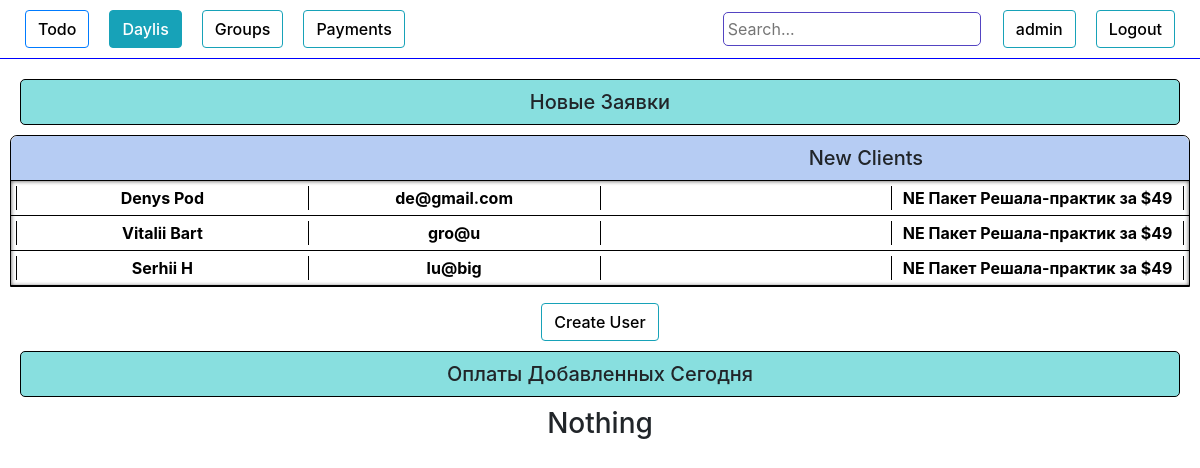
Before: /staff/ (signed in) with the older database file.
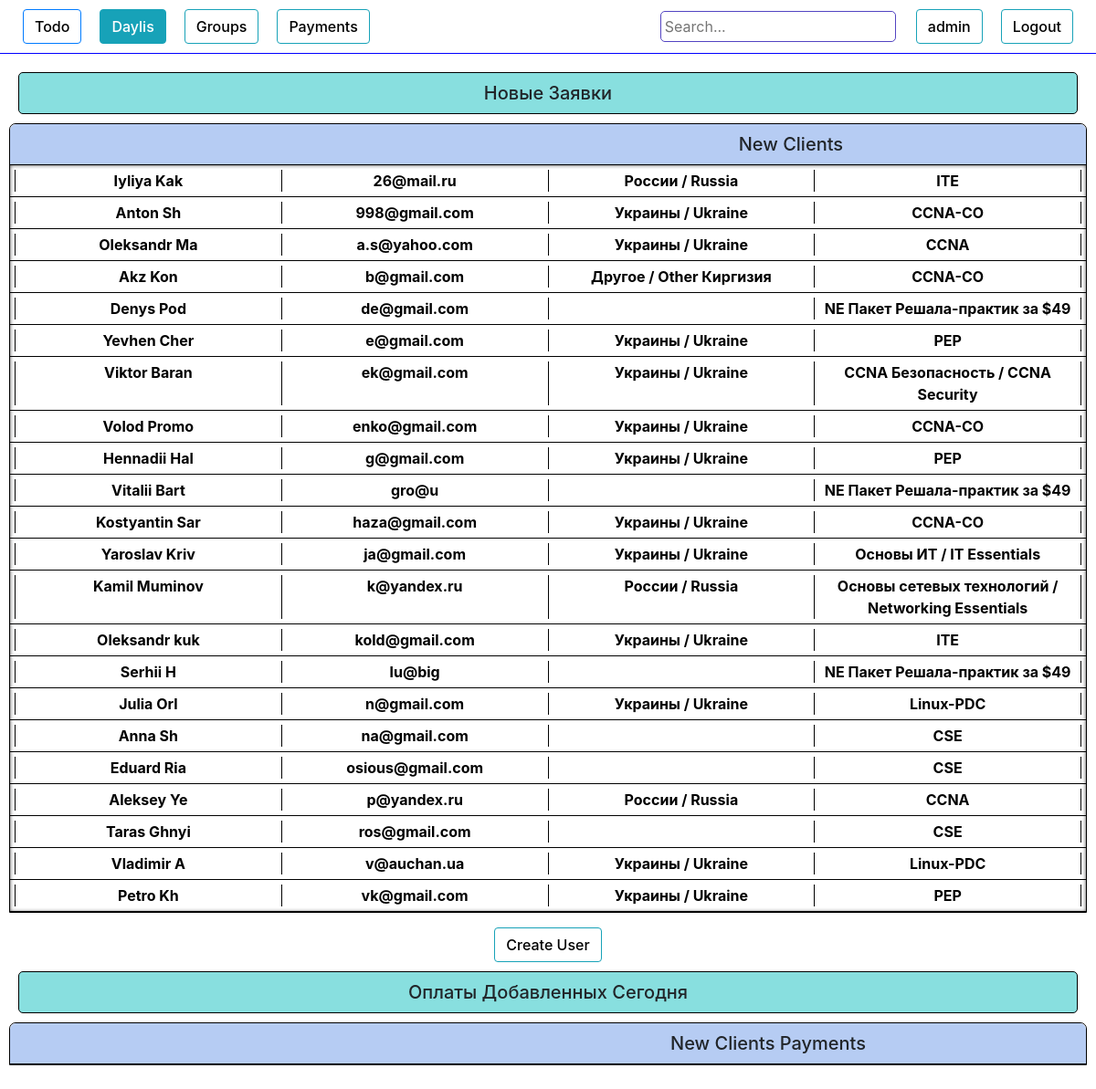
After: the same page with the newer database file.
### authorization/models.py (models this page shows, shortened)
class Daily(models.Model):
    request_date    = models.DateTimeField(blank=True, null=True)
    name            = models.CharField(max_length=100, blank=True)
    phone           = models.CharField(max_length=100, blank=True)
    email           = models.CharField(max_length=100, blank=True)
    course          = models.ForeignKey(Course, on_delete=models.DO_NOTHING)
    country         = models.CharField(max_length=100, blank=True)
    university      = models.CharField(max_length=100, blank=True)
    work            = models.CharField(max_length=100, blank=True)
    where_from      = models.CharField(max_length=100, blank=True)
    ip              = models.CharField(max_length=100, blank=True)
    currency        = models.CharField(max_length=100, blank=True)
    course_price    = models.IntegerField(blank=True,  default=0)
    comments        = models.TextField(blank=True)
    wishes          = models.TextField(blank=True)
    callback_time   = models.DateTimeField(blank=True, null=True)
    group           = models.ForeignKey(Group, on_delete=models.DO_NOTHING, null=True, blank=True)
    request_status  = models.CharField(max_length=100, blank=True)
    need_confirm  = models.BooleanField(blank=True, null=True)
    payment_history = models.TextField(blank=True)
    total_payment   = models.IntegerField(blank=True, default=0)
    payment_source  = models.CharField(max_length=100, blank=True)
    obligation      = models.IntegerField(blank=True, null=True, default=0)
    def is_not_called(self):
        if self.request_status != 'оплачено частично' and self.request_status != 'ожидаем оплату' and self.request_status != 'отказ' and self.request_status != 'оплачено' and self.request_status != 'перемещен в группы':
            return True
        else:
            return False
    def call_status(self):
        if self.request_status != 'перезвонить':
            return False
        else :
            return True
    def is_allready_in(self):
        obj = People.objects.filter(email = self.email)
        l = []
        if obj:
            for i in obj:
                l.append(i.group)
            return l
        else:
            return False

class Course(models.Model):
    name     = models.CharField(max_length=100, blank=True)
    price    = JSONField(blank=True, null=True)
    def __str__(self):
        return self.name

### authorization/views.py (the view)
# urls.py: path('staff/', views.staff, name='staff'),
@login_required
def staff(request):
    if request.method == 'POST':
        n_form = UserUpdateForm(request.POST, instance=request.user)
        if n_form.is_valid():
            n_form.save()
            messages.success(request, f'Data has been updated!')
            return redirect('staff')
        else:
            messages.warning(request, f'Something wrong, maybe this name is allready taken')
            return redirect('staff')
    else:
        n_form = UserUpdateForm(instance=request.user)
        list_items = Daily.objects.order_by('callback_time', 'email', 'course')
        table_status = False
        for item in list_items:
            if item.is_not_called():
                table_status = True
        list_payments = People.objects.filter(add_date__contains = date.today()).order_by('request_status')
        context = {
        "n_form":n_form,
        "list_items":list_items,
        "table_status":table_status,
        "list_payments":list_payments,
        }
        return render(request,"staff.html",context)

### authorization/forms.py
class UserUpdateForm(forms.ModelForm):
    class Meta:
        model = User
        fields = ['username',]

### authorization/models.py (called while the page is built)
    def is_called(self):
        if self.request_status == 'оплачено частично' or self.request_status == 'ожидаем оплату' or self.request_status == 'оплачено':
            return True
        else:
            return False

### authorization/templates/staff.html (shortened to what the changed rows need)
{% load crispy_forms_tags %}
<!DOCTYPE html>
<html lang="en">
<head>
    <link rel="stylesheet" href="https://stackpath.bootstrapcdn.com/bootstrap/4.4.1/css/bootstrap.min.css"> {% load staticfiles %}
    <link rel="stylesheet" href="{% static 'style.css' %}" type="text/css">
</head>
<body>
    <div class="content ">
        <div class="new_tables">
            {% if list_items %} {% if table_status %}
            <div class="table show" id="new_tables">
                <div class="table_content show" id='table_content'>
                    {% for item in list_items %} {% if item.is_not_called %}
                    <div class="item {% if item.call_status %} call_status {% endif %}" id="{{item.email}}">
                        <a class="it-a" href="{% url 'item_info_update' item.id %}" target="_blank" onClick="popupWin = window.open(this.href, 'Window', 'location,width=1060,height=710,top=50,left=300'); popupWin.focus(); return false;">
                            <div class="item_header" data-toggle="collapse" data-target="#item_description" {% if item.call_status %} style="background-color: rgba(255, 157, 0, 0.554);" {% endif %}>
                                <table class="item_info_table" style="width:100%">
                                    <tr>
                                        <th>
                                            <div class="name">{{item.name}}</div>
                                        </th>
                                        <th>
                                            <div class="phone">{{item.email}}</div>
                                        </th>
                                        <th>
                                            <div class="country">{{item.country}}</div>
                                        </th>
                                        <th>
                                            <div class="country">{{item.course}}</div>
                                        </th>
                                    </tr>
                                </table>
                            </div>
                        </a>
                    </div>
                    {% endif %} {% endfor %}
                </div>
            </div>
            {% else %}
            <h3 style="text-align: center;">All done</h3>
            {% endif %} {% else %}
            <h3 style="text-align: center;">Still no tables or something wrong</h3>
            {% endif %}
        </div>
        <div class="payment_tables">
            <div class="tables_header" data-toggle="collapse" data-target="#payment_tables" aria-expanded="false">
                <h5>Оплаты Добавленных Сегодня</h5>
            </div>
            {% if list_payments %}
            <div class="table show" id="payment_tables">
                <div class="table_header " data-toggle="collapse" data-target="#table_payments_content" aria-expanded="false">
                    <h5>New Clients Payments</h5>
                </div>
            </div>
            {% else %}
            <h3 style="text-align: center;">Nothing</h3>
            {% endif %}
        </div>
    </div>
</body>
</html>

Changed rows visible on the page:
added Daily: name "Iyliya Kak", email "26@mail.ru", country "России / Russia", course "ITE"
added Daily: name "Anton Sh", email "998@gmail.com", country "Украины / Ukraine", course "CCNA-CO"
added Daily: name "Oleksandr Ma", email "a.s@yahoo.com", country "Украины / Ukraine", course "CCNA"
added Daily: name "Akz Kon", email "b@gmail.com", country "Другое / Other Киргизия", course "CCNA-CO"
added Daily: name "Yevhen Cher", email "e@gmail.com", country "Украины / Ukraine", course "PEP"
added Daily: name "Viktor Baran", email "ek@gmail.com", country "Украины / Ukraine", course "CCNA Безопасность / CCNA Security"
added Daily: name "Volod Promo", email "enko@gmail.com", country "Украины / Ukraine", course "CCNA-CO"
added Daily: name "Hennadii Hal", email "g@gmail.com", country "Украины / Ukraine", course "PEP"
added Daily: name "Kostyantin Sar", email "haza@gmail.com", country "Украины / Ukraine", course "CCNA-CO"
added Daily: name "Yaroslav Kriv", email "ja@gmail.com", country "Украины / Ukraine", course "Основы ИТ / IT Essentials"
added Daily: name "Kamil Muminov", email "k@yandex.ru", country "России / Russia", course "Основы сетевых технологий / Networking Essentials"
added Daily: name "Oleksandr kuk", email "kold@gmail.com", country "Украины / Ukraine", course "ITE"
added Daily: name "Julia Orl", email "n@gmail.com", country "Украины / Ukraine", course "Linux-PDC"
added Daily: name "Anna Sh", email "na@gmail.com", course "CSE"
added Daily: name "Eduard Ria", email "osious@gmail.com", course "CSE"
added Daily: name "Aleksey Ye", email "p@yandex.ru", country "России / Russia", course "CCNA"
added Daily: name "Taras Ghnyi", email "ros@gmail.com", course "CSE"
added Daily: name "Vladimir А", email "v@auchan.ua", country "Украины / Ukraine", course "Linux-PDC"
added Daily: name "Petro Kh", email "vk@gmail.com", country "Украины / Ukraine", course "PEP"
Other visible differences:
text no longer shown: "Nothing"
text now shown: "New Clients Payments"
